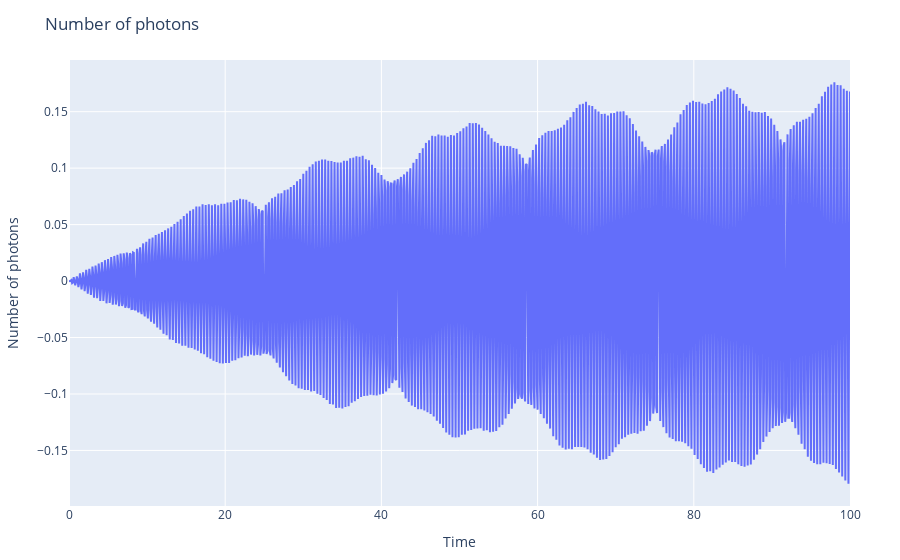

Notebook cell for this chart:
### Code cell
# plot the photon number
plot_transmon_sc = scatter(x=tlist, y=real(result.expect[2,:]), name="Quadrature")

layout = Layout(title="Number of photons",
                xaxis_title="Time",
                yaxis_title="Number of photons")

plot([plot_transmon_sc], layout)

### Figure 1 — Plotly figure (JSON) as saved in the notebook; plotly's stock layout.template omitted (floating-point values rounded to 4 significant figures; data arrays with more than 128 entries replaced by an {"elided": "..."} marker saying what was removed)
{"data": [{"name": "Quadrature", "type": "scatter", "x": {"elided": "1001 float values"}, "y": {"elided": "1001 float values"}}], "layout": {"margin": {"b": 50, "l": 50, "r": 50, "t": 60}, "title": "Number of photons", "xaxis": {"title": {"text": "Time"}}, "yaxis": {"title": {"text": "Number of photons"}}}}
